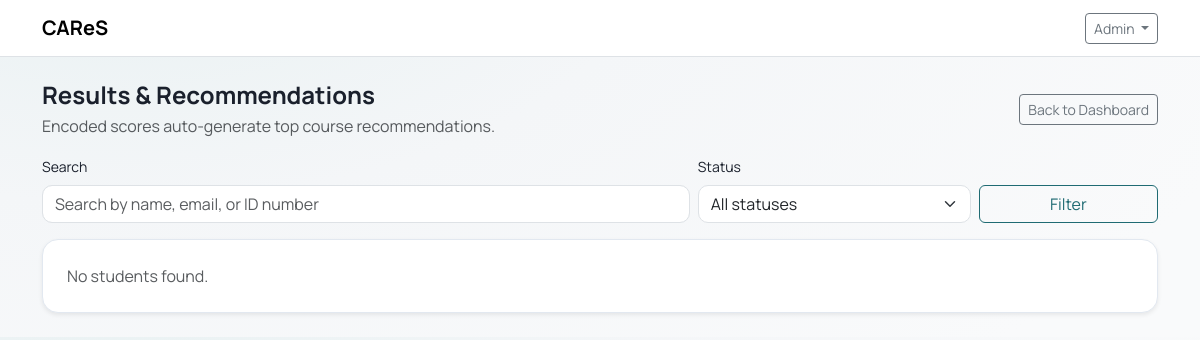
Before: /administrator/scores (signed in) with the older database file.
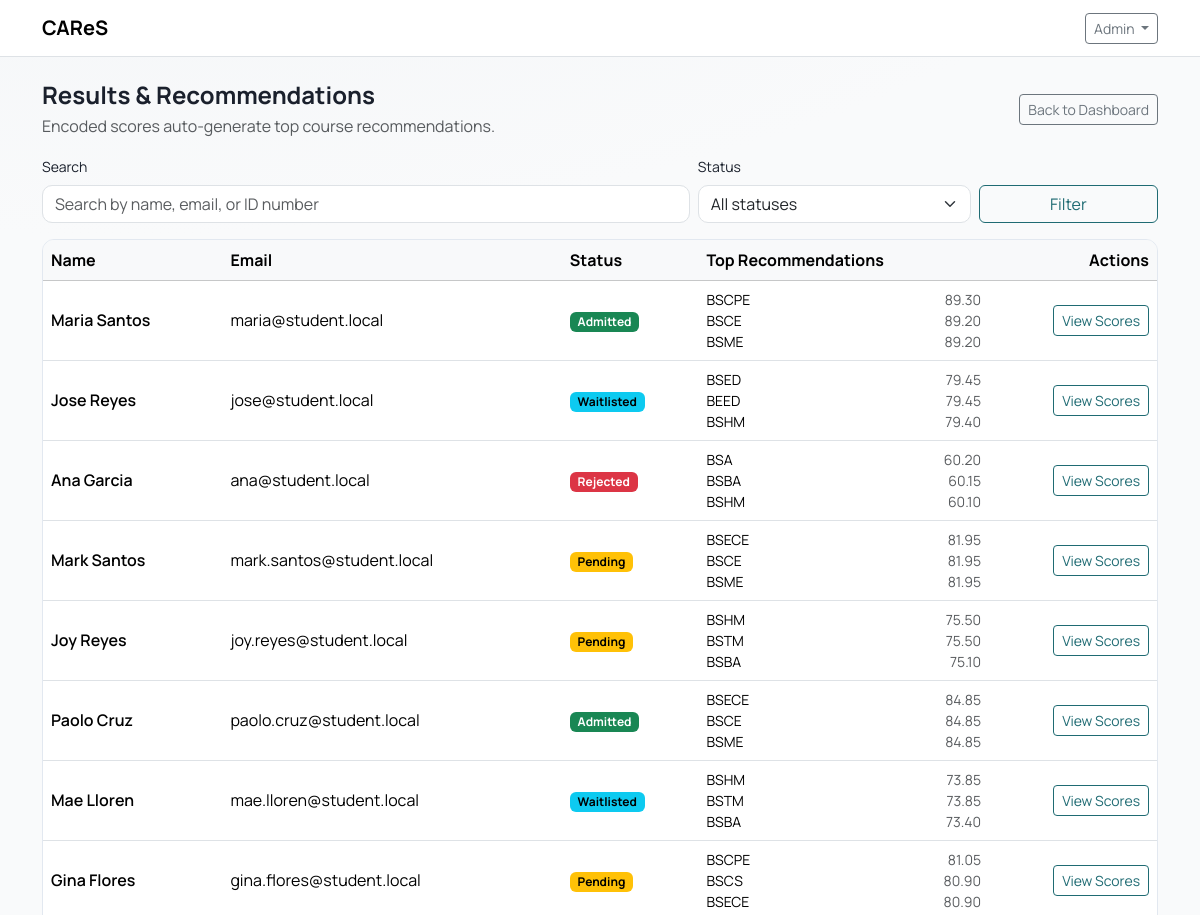
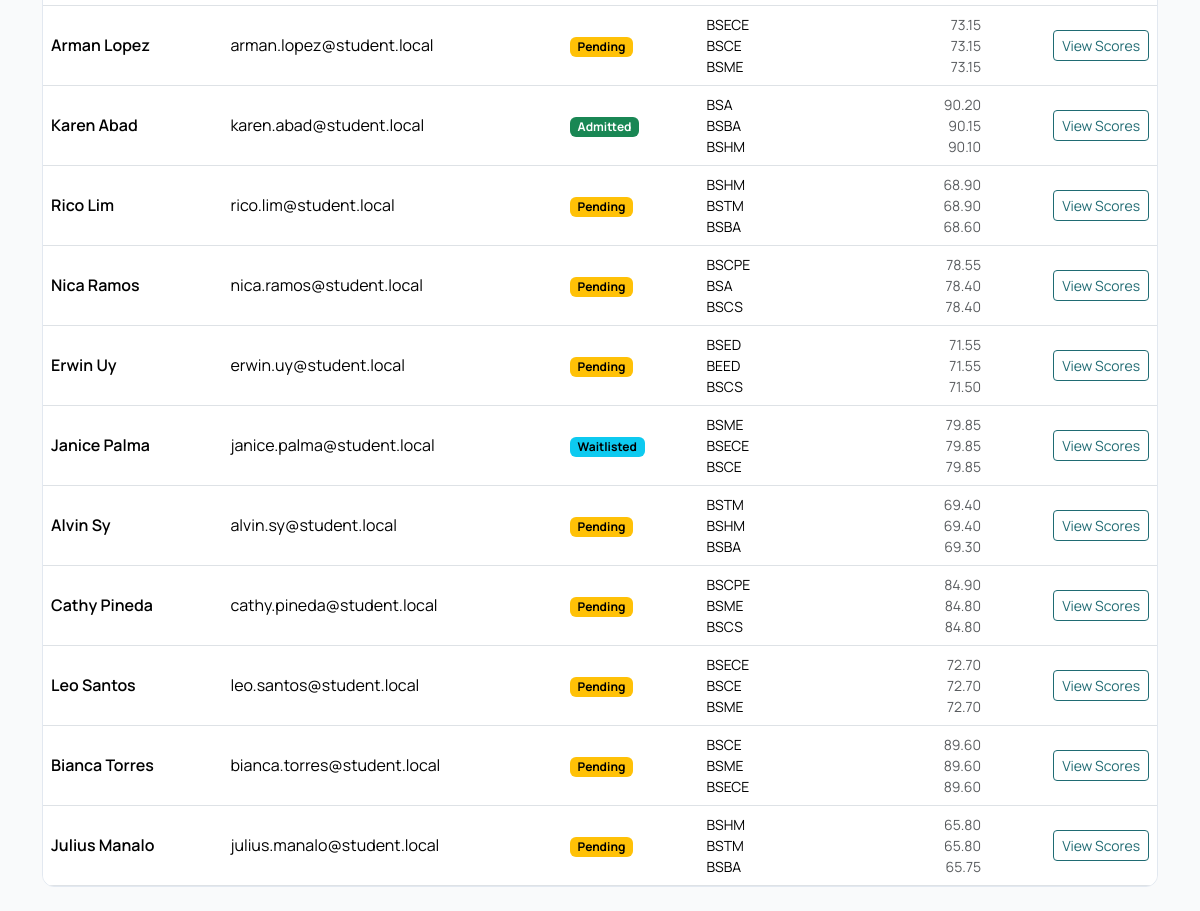
After: the same page with the newer database file (2 pictures, top to bottom).
### tables this page shows
CREATE TABLE students (
    id INT UNSIGNED AUTO_INCREMENT PRIMARY KEY,
    id_number VARCHAR(50) NULL,
    name VARCHAR(150) NOT NULL,
    email VARCHAR(150) NOT NULL UNIQUE,
    status ENUM('pending', 'admitted', 'rejected', 'waitlisted') NOT NULL DEFAULT 'pending',
    is_deleted TINYINT(1) NOT NULL DEFAULT 0,
    created_by INT UNSIGNED NULL,
    updated_by INT UNSIGNED NULL,
    created_at TIMESTAMP NOT NULL DEFAULT CURRENT_TIMESTAMP,
    updated_at TIMESTAMP NULL DEFAULT NULL ON UPDATE CURRENT_TIMESTAMP,
    deleted_at DATETIME NULL,
    UNIQUE KEY uk_students_id_number (id_number),
    CHECK (status <> 'admitted' OR id_number IS NOT NULL),
    INDEX idx_students_status (status),
    INDEX idx_students_deleted (is_deleted)
);

### core/View.php (called while the page is built, shortened)
<?php
final class View
{
    public static function render(string $viewPath, array $data = []): void
    {
        require __DIR__ . '/../app/Views/layouts/main.php';
    }
}

### app/Controllers/AdminController.php (called while the page is built, shortened)
<?php
final class AdminController
{
    public static function scores(): void
    {
        $q = trim((string)($_GET['q'] ?? ''));
        $status = trim((string)($_GET['status'] ?? ''));
        $params = [];
        $where = "WHERE s.is_deleted = 0
                  AND EXISTS (
                      SELECT 1
                      FROM student_exam_scores ses
                      WHERE ses.student_id = s.id AND ses.is_deleted = 0
                  )";
        $sql = "SELECT s.id, s.id_number, s.name, s.email, s.status, s.created_at
                FROM students s
                $where
                ORDER BY s.created_at DESC";
        $st = Database::pdo()->prepare($sql);
        $st->execute($params);
        $students = $st->fetchAll();
        $recommendations = [];
        if (!empty($students)) {
            $studentIds = array_map(
                static fn($row) => (int)$row['id'],
                $students
            );
            $placeholders = implode(',', array_fill(0, count($studentIds), '?'));
            $recSql = "WITH ranked AS (
                          SELECT
                              ses.student_id,
                              c.course_code,
                              c.course_name,
                              SUM((ses.score / NULLIF(ep.max_score, 0)) * w.weight) AS total_score,
                              ROW_NUMBER() OVER (
                                  PARTITION BY ses.student_id
                                  ORDER BY SUM((ses.score / NULLIF(ep.max_score, 0)) * w.weight) DESC
                              ) AS rn
                          FROM student_exam_scores ses
                          INNER JOIN exam_parts ep
                              ON ep.id = ses.exam_part_id AND ep.is_deleted = 0
                          INNER JOIN weights w
                              ON w.exam_part_id = ses.exam_part_id AND w.is_deleted = 0
                          INNER JOIN courses c
                              ON c.id = w.course_id AND c.is_deleted = 0
                          WHERE ses.is_deleted = 0
                            AND ses.student_id IN ($placeholders)
                          GROUP BY ses.student_id, c.id
                        )
                        SELECT student_id, course_code, course_name, total_score, rn
                        FROM ranked
                        WHERE rn <= 3
                        ORDER BY student_id, rn";
            $recSt = Database::pdo()->prepare($recSql);
            $recSt->execute($studentIds);
            $recRows = $recSt->fetchAll();
            foreach ($recRows as $row) {
                $sid = (int)$row['student_id'];
                if (!isset($recommendations[$sid])) {
                    $recommendations[$sid] = [];
                }
                $recommendations[$sid][] = [
                    'course_code' => (string)$row['course_code'],
                    'course_name' => (string)$row['course_name'],
                    'total_score' => (float)$row['total_score'],
                    'rank' => (int)$row['rn'],
                ];
            }
        }
        View::render('admin/scores', [
            'title' => 'Results & Recommendations',
            'students' => $students,
            'recommendations' => $recommendations,
            'q' => $q,
            'statusFilter' => $status,
            'success' => flash('success'),
            'error' => flash('error'),
        ]);
    }
}

### core/Router.php (called while the page is built, shortened)
<?php
final class Router
{
    private array $routes = ['GET' => [], 'POST' => []];
    public function get(string $path, callable $handler): void
    {
        $this->routes['GET'][$path] = $handler;
    }
    public function post(string $path, callable $handler): void
    {
        $this->routes['POST'][$path] = $handler;
    }
    public function dispatch(string $method, string $path): void
    {
        $handler = $this->routes[$method][$path] ?? null;
        $handler();
    }
}

### public/index.php (called while the page is built, shortened)
<?php
$router = new Router();
$uri = parse_url($_SERVER['REQUEST_URI'] ?? '/', PHP_URL_PATH) ?: '/';
$path = str_starts_with($uri, BASE_PATH) ? substr($uri, strlen(BASE_PATH)) : $uri;
$path = $path === '' ? '/' : $path;
$method = $_SERVER['REQUEST_METHOD'] ?? 'GET';
$router->get('/', fn() => redirect('/login'));
$router->get('/login', [AuthController::class, 'showLogin']);
$router->post('/login', [AuthController::class, 'login']);
$router->get('/logout', [AuthController::class, 'logout']);
$router->get('/register', [AuthController::class, 'showRegister']);
$router->post('/register', [AuthController::class, 'register']);
$router->get('/verify-email', [AuthController::class, 'showVerifyEmail']);
$router->post('/verify-email', [AuthController::class, 'verifyEmail']);
$router->post('/verify-email/resend', [AuthController::class, 'resendVerifyEmail']);
$router->get('/force-password-change', [AuthController::class, 'showForcePasswordChange']);
$router->post('/force-password-change', [AuthController::class, 'forcePasswordChange']);
$router->get('/forgot-password', [AuthController::class, 'showForgotPassword']);
$router->post('/forgot-password', [AuthController::class, 'forgotPassword']);
$router->get('/reset-password', [AuthController::class, 'showResetPassword']);
$router->post('/reset-password', [AuthController::class, 'resetPassword']);
$router->get('/admin', fn() => redirect('/administrator'));
$router->get('/guidance', fn() => redirect('/admission'));
$router->get('/administrator', [AdminController::class, 'dashboard']);
$router->get('/administrator/accounts', function () {
    RoleMiddleware::requireRole('administrator');
    AccountsController::index();
});
$router->get('/administrator/accounts/create', function () {
    RoleMiddleware::requireRole('administrator');
    AccountsController::create();
});
$router->post('/administrator/accounts/create', function () {
    RoleMiddleware::requireRole('administrator');
    AccountsController::store();
});
$router->get('/administrator/accounts/edit', function () {
    RoleMiddleware::requireRole('administrator');
    AccountsController::edit();
});
$router->post('/administrator/accounts/edit', function () {
    RoleMiddleware::requireRole('administrator');
    AccountsController::update();
});
$router->post('/administrator/accounts/toggle', function () {
    RoleMiddleware::requireRole('administrator');
    AccountsController::toggleActive();
});
$router->post('/administrator/accounts/reset-password', function () {
    RoleMiddleware::requireRole('administrator');
    AccountsController::resetPassword();
});
$router->post('/administrator/accounts/verify', function () {
    RoleMiddleware::requireRole('administrator');
    AccountsController::verify();
});
$router->post('/administrator/accounts/reject', function () {
    RoleMiddleware::requireRole('administrator');
    AccountsController::reject();
});
$router->get('/administrator/matrix', [AdminController::class, 'matrix']);
$router->post('/administrator/matrix', [AdminController::class, 'saveMatrix']);
$router->get('/administrator/scores', [AdminController::class, 'scores']);
$router->get('/administrator/scores/view', [AdminController::class, 'viewScores']);
$router->get('/administrator/results', [AdminController::class, 'results']);
$router->get('/administrator/logs', [AdminController::class, 'logs']);
$router->get('/administrator/reports', [AdminController::class, 'reports']);
$router->get('/administrator/profile', [AdminController::class, 'profile']);
$router->post('/administrator/profile', [AdminController::class, 'updateProfile']);
$router->post('/administrator/profile/password', [AdminController::class, 'updatePassword']);
$router->get('/administrator/students', function () {
    RoleMiddleware::requireRole('administrator');
    AccountsController::students();
});
$router->get('/administrator/students/create', function () {
    RoleMiddleware::requireRole('administrator');
    AccountsController::createStudent();
});
$router->post('/administrator/students/create', function () {
    RoleMiddleware::requireRole('administrator');
    AccountsController::storeStudent();
});
$router->get('/administrator/students/edit', function () {
    RoleMiddleware::requireRole('administrator');
    AccountsController::editStudent();
});
$router->post('/administrator/students/edit', function () {
    RoleMiddleware::requireRole('administrator');
    AccountsController::updateStudent();
});
$router->get('/admission', [AdmissionController::class, 'dashboard']);
$router->get('/admission/encode', [AdmissionController::class, 'encode']);
$router->get('/admission/encode/edit', [AdmissionController::class, 'editScores']);
$router->post('/admission/encode/edit', [AdmissionController::class, 'saveScores']);
$router->get('/admission/results', [AdmissionController::class, 'results']);
$router->get('/admission/storage', [AdmissionController::class, 'storage']);
$router->get('/admission/storage/edit', [AdmissionController::class, 'editStoredScores']);
$router->get('/admission/students', [AdmissionController::class, 'students']);
$router->get('/admission/students/edit', [AdmissionController::class, 'editStudent']);
$router->post('/admission/students/edit', [AdmissionController::class, 'updateStudent']);
$router->dispatch($method, $path);

### core/Database.php (called while the page is built, shortened)
<?php
final class Database
{
    private static ?PDO $pdo = null;
    public static function pdo(): PDO
    {
        if (self::$pdo instanceof PDO) {
            return self::$pdo;
        }
        $dsn = sprintf(
            'mysql:host=%s;dbname=%s;charset=%s',
            DB_HOST,
            DB_NAME,
            DB_CHARSET
        );
        $options = [
            PDO::ATTR_ERRMODE            => PDO::ERRMODE_EXCEPTION,
            PDO::ATTR_DEFAULT_FETCH_MODE => PDO::FETCH_ASSOC,
            PDO::ATTR_EMULATE_PREPARES   => false,
        ];
        try {
            self::$pdo = new PDO($dsn, DB_USER, DB_PASS, $options);
            self::$pdo->exec("SET time_zone = '+08:00'");
            return self::$pdo;
        } catch (PDOException $e) {
            if (APP_DEBUG) {
                exit('DB Error: ' . e($e->getMessage()));
            }
            exit('Database connection failed.');
        }
    }
}

### core/Helpers.php (called while the page is built, shortened)
<?php
function e(string $value): string
{
    return htmlspecialchars($value, ENT_QUOTES, 'UTF-8');
}
function studentStatusBadgeClass(string $status): string
{
    return match (strtolower($status)) {
        'admitted' => 'text-bg-success',
        'rejected' => 'text-bg-danger',
        'waitlisted' => 'text-bg-info',
        'pending' => 'text-bg-warning',
        default => 'text-bg-secondary',
    };
}

### app/Views/admin/scores.php (the view, shortened to what the changed rows need)
<?php
$recommendations = $recommendations ?? [];
?>
<?php if (!empty($students)): ?>
  <div class="d-none d-md-block">
    <div class="table-responsive">
      <table class="table table-hover align-middle mb-0">
        <thead class="table-light">
          <tr>
            <th>Name</th>
            <th>Email</th>
            <th>Status</th>
            <th>Top Recommendations</th>
            <th class="text-end">Actions</th>
          </tr>
        </thead>
        <tbody>
          <?php foreach ($students as $s): ?>
            <tr>
              <td class="fw-semibold"><?= e($s['name']) ?></td>
              <td><?= e($s['email']) ?></td>
              <td>
                <span class="badge <?= e(studentStatusBadgeClass((string)($s['status'] ?? 'pending'))) ?>">
                  <?= e(ucfirst((string)($s['status'] ?? 'pending'))) ?>
                </span>
              </td>
              <td>
                <?php $recs = $recommendations[(int)$s['id']] ?? []; ?>
                <?php if (!empty($recs)): ?>
                  <?php foreach ($recs as $rec): ?>
                    <div class="d-flex justify-content-between small">
                      <span><?= e($rec['course_code']) ?></span>
                      <span class="text-muted"><?= e(number_format((float)$rec['total_score'], 2)) ?></span>
                    </div>
                  <?php endforeach; ?>
                <?php else: ?>
                  <span class="text-muted small">No recommendations</span>
                <?php endif; ?>
              </td>
              <td class="text-end">
                <a class="btn btn-outline-primary btn-sm" href="<?= e(BASE_PATH) ?>/administrator/scores/view?id=<?= (int)$s['id'] ?>">View Scores</a>
              </td>
            </tr>
          <?php endforeach; ?>
        </tbody>
      </table>
    </div>
  </div>
<?php else: ?>
  <div class="card shadow-sm">
    <div class="card-body text-muted">No students found.</div>
  </div>
<?php endif; ?>

Changed rows visible on the page:
now on this page (row unchanged): students: name "Maria Santos", email "maria@student.local", status "Admitted", course_code "BSCPE", total_score "89.30", course_code "BSCE", total_score "89.20", course_code "BSME"
now on this page (row unchanged): students: name "Jose Reyes", email "jose@student.local", status "Waitlisted", course_code "BSED", total_score "79.45", course_code "BEED", course_code "BSHM", total_score "79.40"
now on this page (row unchanged): students: name "Ana Garcia", email "ana@student.local", status "Rejected", course_code "BSA", total_score "60.20", course_code "BSBA", total_score "60.15", course_code "BSHM", total_score "60.10"
added students: name "Mark Santos", email "mark.santos@student.local", status "Pending", course_code "BSECE", total_score "81.95", course_code "BSCE", course_code "BSME"
added students: name "Joy Reyes", email "joy.reyes@student.local", status "Pending", course_code "BSHM", total_score "75.50", course_code "BSTM", course_code "BSBA", total_score "75.10"
added students: name "Paolo Cruz", email "paolo.cruz@student.local", status "Admitted", course_code "BSECE", total_score "84.85", course_code "BSCE", course_code "BSME"
added students: name "Mae Lloren", email "mae.lloren@student.local", status "Waitlisted", course_code "BSHM", total_score "73.85", course_code "BSTM", course_code "BSBA", total_score "73.40"
added students: name "Gina Flores", email "gina.flores@student.local", status "Pending", course_code "BSCPE", total_score "81.05", course_code "BSCS", total_score "80.90", course_code "BSECE"
added students: name "Arman Lopez", email "arman.lopez@student.local", status "Pending", course_code "BSECE", total_score "73.15", course_code "BSCE", course_code "BSME"
added students: name "Karen Abad", email "karen.abad@student.local", status "Admitted", course_code "BSA", total_score "90.20", course_code "BSBA", total_score "90.15", course_code "BSHM", total_score "90.10"
added students: name "Rico Lim", email "rico.lim@student.local", status "Pending", course_code "BSHM", total_score "68.90", course_code "BSTM", course_code "BSBA", total_score "68.60"
added students: name "Nica Ramos", email "nica.ramos@student.local", status "Pending", course_code "BSCPE", total_score "78.55", course_code "BSA", total_score "78.40", course_code "BSCS"
added students: name "Erwin Uy", email "erwin.uy@student.local", status "Pending", course_code "BSED", total_score "71.55", course_code "BEED", course_code "BSCS", total_score "71.50"
added students: name "Janice Palma", email "janice.palma@student.local", status "Waitlisted", course_code "BSME", total_score "79.85", course_code "BSECE", course_code "BSCE"
added students: name "Alvin Sy", email "alvin.sy@student.local", status "Pending", course_code "BSTM", total_score "69.40", course_code "BSHM", course_code "BSBA", total_score "69.30"
added students: name "Cathy Pineda", email "cathy.pineda@student.local", status "Pending", course_code "BSCPE", total_score "84.90", course_code "BSME", total_score "84.80", course_code "BSCS"
added students: name "Leo Santos", email "leo.santos@student.local", status "Pending", course_code "BSECE", total_score "72.70", course_code "BSCE", course_code "BSME"
added students: name "Bianca Torres", email "bianca.torres@student.local", status "Pending", course_code "BSCE", total_score "89.60", course_code "BSME", course_code "BSECE"
added students: name "Julius Manalo", email "julius.manalo@student.local", status "Pending", course_code "BSHM", total_score "65.80", course_code "BSTM", course_code "BSBA", total_score "65.75"
Other visible differences:
text no longer shown: "No students found."
text now shown: "Name Email Status Top Recommendations Actions"
